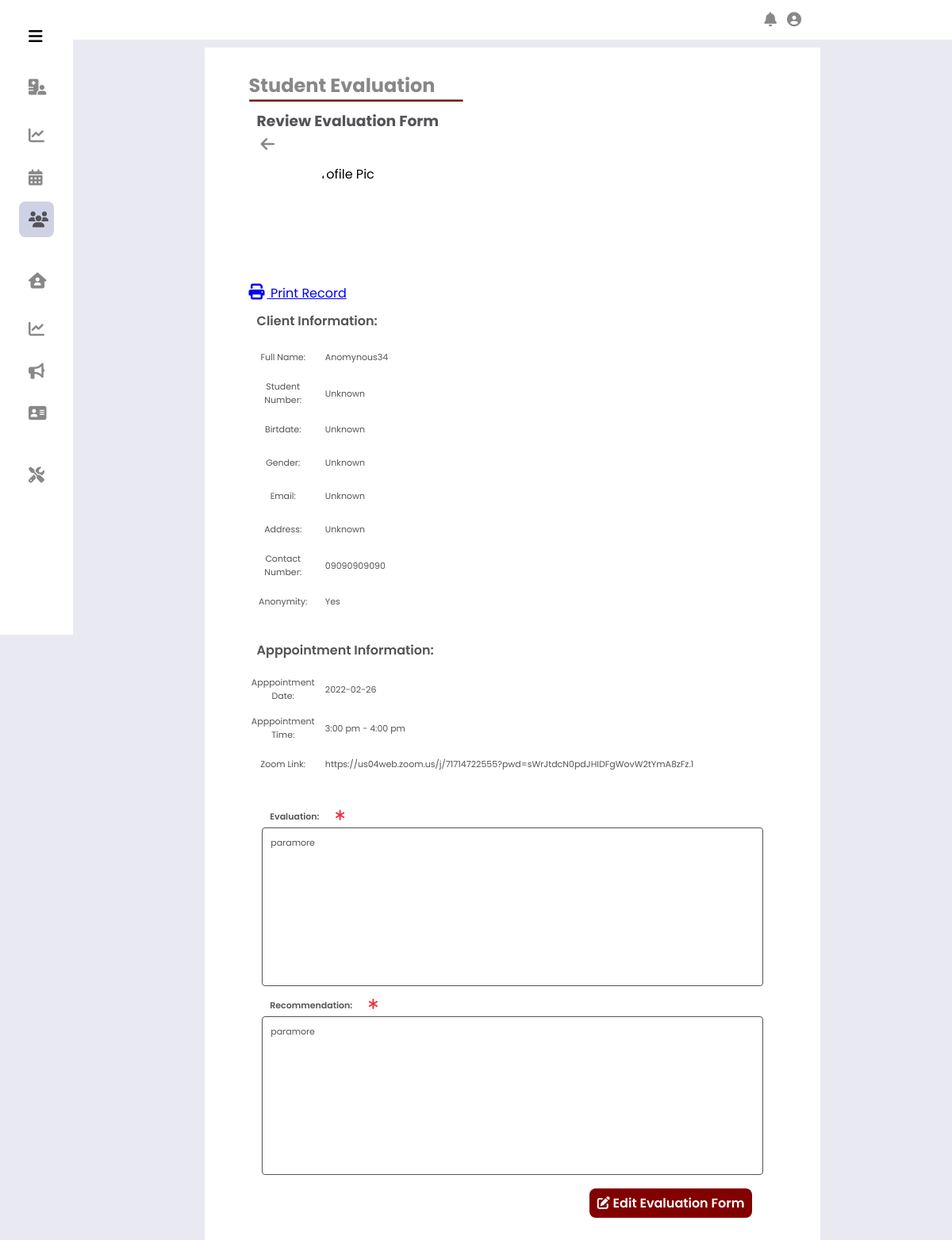
The page /Administrator/Counceling Client Review Evaulation/?a_id=75 (signed in) on the database its author committed.
### tables this page shows
CREATE TABLE IF NOT EXISTS `schedules` (
  `id` int NOT NULL AUTO_INCREMENT,
  `anonymity` varchar(255) NOT NULL,
  `title` varchar(255) NOT NULL,
  `email_add` varchar(255) NOT NULL,
  `client_id` int NOT NULL,
  `app_date` date NOT NULL,
  `start_app` datetime NOT NULL,
  `end_app` datetime NOT NULL,
  `stat` varchar(255) NOT NULL,
  `remarks` int NOT NULL,
  `reason` text,
  `cancel_id` int DEFAULT NULL,
  `cancel_reason` text,
  `CounseZLink` text,
  PRIMARY KEY (`id`),
  KEY `appointSched_clientID` (`client_id`),
  KEY `appointSched_evaluator` (`remarks`)
);

CREATE TABLE IF NOT EXISTS `clientaccountinfo` (
  `ClientAccountID` int NOT NULL AUTO_INCREMENT,
  `ClientFirstName` varchar(255) NOT NULL,
  `ClientMiddleName` varchar(255) DEFAULT NULL,
  `ClientLastName` varchar(255) NOT NULL,
  `ClientSuffix` varchar(50) DEFAULT NULL,
  `ClientStudentNo` varchar(15) NOT NULL,
  `RoleID` int NOT NULL,
  `ClientBDay` date NOT NULL,
  `ClientAddress` text NOT NULL,
  `ClientContactNo` varchar(25) NOT NULL,
  `ClientGuardian` varchar(255) NOT NULL,
  `ClientGuardianNo` varchar(25) NOT NULL,
  `ClientEmailAdd` varchar(255) NOT NULL,
  `ClientPassword` varchar(32) NOT NULL,
  `ClientGenderID` int NOT NULL,
  `code` varchar(255) DEFAULT NULL,
  PRIMARY KEY (`ClientAccountID`),
  KEY `gender_role` (`ClientGenderID`),
  KEY `user_role` (`RoleID`)
);

CREATE TABLE IF NOT EXISTS `forevaluation` (
  `eval_id` int NOT NULL AUTO_INCREMENT,
  `evaluator_id` int NOT NULL,
  `appointment_id` int NOT NULL,
  `evaluation` text NOT NULL,
  `recommendation` text NOT NULL,
  PRIMARY KEY (`eval_id`),
  KEY `evaluator_AdminAcc` (`evaluator_id`),
  KEY `appointSched_ForEvaluation` (`appointment_id`)
);

### Administrator/Counceling Client Review Evaulation/index.php (the view, shortened to what this page needs)
<?php
    include_once('../includes/header.php');
    $a_id = $_GET['a_id'];
    $query = $conn->query("SELECT
    t1.id,
    t1.anonymity,
    t1.email_add,
    t1.stat,
    t1.app_date,
    t1.start_app,
    t1.end_app,
    t1.CounseZLink,
    t2.ClientAccountID as cID,
    t2.ClientStudentNo as studNum,
    t2.ClientFirstName as firstName,
    t2.ClientMiddleName as middleName,
    t2.ClientLastName as lastName,
    t3.Description as gender,
    t2.ClientAddress as client_address,
    t2.ClientBDay as birthdate,
    t2.ClientContactNo as contact_num
     from schedules as t1
     INNER JOIN clientaccountinfo as t2 ON t1.client_id = t2.ClientAccountID
     INNER JOIN genderrole as t3 ON t2.ClientGenderID = t3.GenderID
     WHERE t1.id = '$a_id'");
    $row2 = mysqli_fetch_array($query);
    $appointmentID = $row2['id'];
    $anonymity = $row2['anonymity'];
    $cID = $row2['cID'];
    $contactnum = $row2['contact_num'];
    $app_date = $row2['app_date'];
    $start_app = $row2['start_app'];
    $nstart_app = date("g:i a", strtotime($start_app));
    $end_app = $row2['end_app'];
    $nend_app = date("g:i a", strtotime($end_app));
    $CounseZLink = $row2['CounseZLink'];
    if($anonymity != 'Yes'){
        $email_add = $row2['email_add'];
        $studNum = $row2['studNum'];
        $fname = $row2['firstName'].' '.$row2['middleName'].' '.$row2['lastName'];
        $gender = $row2['gender'];
        $address = $row2['client_address'];
        $birthday = $row2['birthdate'];
        $sql_fetchpic = mysqli_query($conn, "SELECT PictureFilename from clientprofilepictureinfo WHERE ClientAccountID = '$cID' AND UsedStatus = TRUE ");
        while($detailpic = mysqli_fetch_assoc($sql_fetchpic))
        {
            $directory = "../../assets/user_profile_pic/client/";
            $prof_pic = $detailpic['PictureFilename'];
        }
        $profile_pic = "<img class='prof_pic' id='prof_pic' src='$directory,$studNum/$prof_pic' alt='Profile Pic'>";
    }
    elseif($anonymity == 'Yes'){
        $email_add = 'Unknown';
        $studNum = 'Unknown';
        $fname = "Anomynous$cID";
        $gender = 'Unknown';
        $address = 'Unknown';
        $birthday = 'Unknown';
        $profile_pic = "<img class='prof_pic' id='prof_pic' src='../../assets/user_profile_pic/default_user.jpg' alt='Profile Pic'>";
    }
    $sql_fetch44 = mysqli_query($conn, "SELECT * from forevaluation WHERE appointment_id = '$a_id'");
    while($row44 = mysqli_fetch_assoc($sql_fetch44))
    {
        $eval = $row44['evaluation']; $recom = $row44['recommendation'];
    }
?>
    <div class="body_container">
        <div class="content">
            <div class="title">
                <h1>Student Evaluation</h1>
                <hr>
            </div>
            <div class="subcontent">
                    <h3 class="subtitle">Review Evaluation Form</h3>
                        <a href="../Administrator Profile/" class="acc_bttn"><i class="fas fa-arrow-left"></i></a>
                        <div class="profile_pic">
                            <div id="prof_pic_div">
                                <?php echo $profile_pic; ?>
                            </div>
                        </div>
                        <div class="records_print_bttn">
                            <a href="#" onclick="window.print();" class="bttn" id="print_record_btn" >
                                <i class="fas fa-print"></i>
                                Print Record
                            </a>
                        </div>
                        <h4>Client Information:</h4>
                        <div class="input_group">
                            <div class="input_container">
                                <label for="#" class="label">Full Name: </label>
                                <div class="input" id="input_fst_name">
                                    <input class="input-field" type="text" value="<?= $fname ?>" name="fst_name" id="fst_name" readonly>
                                </div>
                            </div>
                            <div class="input_container">
                                <label for="#" class="label">Student Number: </label>
                                <div class="input " id="input_mid_name">
                                    <input class="input-field" type="text" value="<?= $studNum ?>" name="mid_name" id="mid_name" readonly>
                                </div>
                            </div>
                            <div class="input_container">
                                <label for="#" class="label">Birtdate: </label>
                                <div class="input " id="input_mid_name">
                                    <input class="input-field" type="text" value="<?= $birthday ?>" name="mid_name" id="mid_name" readonly>
                                </div>
                            </div>
                            <div class="input_container">
                                <label for="#" class="label">Gender: </label>
                                <div class="input " id="input_last_name">
                                    <input class="input-field" type="text" value="<?= $gender ?>" name="last_name" id="last_name" readonly>
                                </div>
                            </div>
                            <div class="input_container">
                                <label for="#" class="label">Email: </label>
                                <div class="input " id="input_admin_email">
                                    <input class="input-field" type="text" value="<?= $email_add ?>" name="admin_email" id="admin_email" readonly>
                                </div>
                            </div>
                            <div class="input_container">
                                <label for="#" class="label">Address: </label>
                                <div class="input " id="input_add">
                                    <input class="input-field " type="" value="<?= $address ?>" name="add" id="add" readonly>
                                </div>
                            </div>
                            <div class="input_container">
                                <label for="#" class="label">Contact Number: </label>
                                <div class="input " id="input_admin_contact">
                                    <input class="input-field" type="text" value="<?= $contactnum ?>" name="admin_contact" id="admin_contact" readonly>
                                </div>
                            </div>
                            <div class="input_container">
                                <label for="#" class="label">Anonymity: </label>
                                <div class="input " id="input_admin_contact">
                                    <input class="input-field" type="text" value="<?= $anonymity ?>" name="admin_contact" id="admin_contact" readonly>
                                </div>
                            </div>
                        </div>
                        <h4>Apppointment Information:</h4>
                        <div class="input_group">
                            <div class="input_container">
                                <label for="#" class="label">Apppointment Date: </label>
                                <div class="input " id="input_mid_name">
                                    <input class="input-field" type="text" value="<?php echo $app_date ?>" name="mid_name" id="mid_name" readonly>
                                </div>
                            </div>
                            <div class="input_container">
                                <label for="#" class="label">Apppointment Time: </label>
                                <div class="input " id="input_mid_name">
                                    <input class="input-field" type="text" value="<?= $nstart_app.' - '.$nend_app ?>" name="mid_name" id="mid_name" readonly>
                                </div>
                            </div>
                            <div class="input_container link">
                                <label for="#" class="label">Zoom Link: </label>
                                <div class="input " id="input_mid_name">
                                    <input class="input-field" type="text" value="<?= $CounseZLink ?>" name="mid_name" id="mid_name" readonly>
                                </div>
                            </div>
                        </div>
                        <div class ="resize">
                        <div class="input_group">
                            <div class="eval">
                                <label for="#" class="label">Evaluation: </label>
                                <i class="fa-solid fa-asterisk"></i>
                                <div class="input " id="input_fst_name">
                                    <textarea class="input-field evalInput" placeholder="Evaluation of this Apppointment" name="evaluation" id="evaluation" readonly><?= $eval ?></textarea>
                                </div>
                            </div>
                            <div class="eval">
                                <label for="#" class="label">Recommendation: </label>
                                <i class="fa-solid fa-asterisk"></i>
                                <div class="input " id="input_fst_name">
                                    <textarea class="input-field evalInput" placeholder="Recommendation of this Apppointment" name="recommendation" id="recommendation" readonly><?= $recom ?></textarea>
                                </div>
                            </div>
                        </div>
                        <div class="action_content">
                            <a href="../Counceling Client Edit Evaulation/?a_id=<?php echo $appointmentID; ?>" class= "bttn" id="submit"> <i class="fa-solid fa-pen-to-square"></i> Edit Evaluation Form</a>
                        </div>
                                </div>
            </div>
        </div>
    </div>
</body>
</html>

### Administrator/includes/css/side_nav.css (style rules this page uses)
:root { --nav-width: 92px; --button-color-font-icon: rgb(136, 136, 136); --button-hover-color-font-icon: rgb(84, 83, 87); --button-hover-bg: rgb(207 210 229); --color-content0-bg: white; --body-color: rgb(209, 209, 209); --normal-font-size: 1rem; --small-font-size: .875rem; --z-index: 100; }
* { margin: 0; padding: 0; box-sizing: border-box; font-family: 'Poppins',sans-serif; }
body { margin: 0; position: relative; padding: 0 0 0 5.75rem; transition: .5s; background-color: #e9eaf1; }
h1 { margin: 0; }
.fas { font-size: 1.25rem; margin-right: 3px; }

### Administrator/includes/css/admin_navbar.css (style rules this page uses)
* { margin: 0; padding: 0; box-sizing: border-box; font-family: 'Poppins',sans-serif; }
:root { --nav-width: 92px; --button-color-font-icon: rgb(136, 136, 136); --button-hover-color-font-icon: rgb(84, 83, 87); --button-hover-bg: rgb(160, 160, 160); --color-content0-bg: white; --maroong-content-bg: #810000; --maroong-content-hover: #630000; --body-color: rgb(209, 209, 209); --dark--color: #45474b; --blue-color: #2a88e6; --normal-font-size: 1rem; --small-font-size: .875rem; --meduim-font-size: 15px; }
body { position: relative; background-color: #e9eaf1; }

### Administrator/includes/css/maintenance.css (style rules this page uses)
:root { --nav-width: 92px; --button-color-font-icon: rgb(136, 136, 136); --button-hover-color-font-icon: rgb(84, 83, 87); --button-hover-bg: rgb(160, 160, 160); --color-content0-bg: white; --maroong-content-bg: #810000; --maroong-content-hover: #630000; --body-color: rgb(209, 209, 209); --normal-font-size: 1rem; --small-font-size: .875rem; --meduim-font-size: 15px; }
* { margin: 0; padding: 0; box-sizing: border-box; font-family: 'Poppins',sans-serif; }
.body_container { display: flex; align-items: center; justify-content: center; padding-top: 50px; padding-bottom: 10px; }
.content { background-color: var(--color-content0-bg); margin-top: 10px; padding: 30px 5% 30px; width: 70%; height: auto; }
.content .title { width: 220px; }
.title h1 { font-size: 1.5rem; color: var(--button-color-font-icon); display: inline-block; }
.title hr { border-bottom: 2px solid var(--maroong-content-bg); }
.content .subcontent { width: 100%; height: auto; padding-bottom: 20px; }

### Administrator/includes/css/modal_placement.css (style rules this page uses)
:root { --nav-width: 92px; --button-color-font-icon: rgb(136, 136, 136); --button-hover-color-font-icon: rgb(84, 83, 87); --button-hover-bg: rgb(160, 160, 160); --color-content0-bg: white; --maroong-content-bg: #810000; --maroong-content-hover: #630000; --body-color: rgb(209, 209, 209); --normal-font-size: 1rem; --small-font-size: .875rem; --meduim-font-size: 15px; }
* { margin: 0; padding: 0; box-sizing: border-box; font-family: 'Poppins',sans-serif; }

### Administrator/includes/css/modal_upload_placement.css (style rules this page uses)
:root { --nav-width: 92px; --button-color-font-icon: rgb(136, 136, 136); --button-hover-color-font-icon: rgb(84, 83, 87); --button-hover-bg: rgb(160, 160, 160); --color-content0-bg: white; --maroong-content-bg: #810000; --maroong-content-hover: #630000; --body-color: rgb(209, 209, 209); --normal-font-size: 1rem; --small-font-size: .875rem; --meduim-font-size: 15px; }
* { margin: 0; padding: 0; box-sizing: border-box; font-family: 'Poppins',sans-serif; }

### rows shown on the page
schedules: fst_name "Anomynous34", mid_name "Unknown", last_name "Unknown", admin_email "Unknown", add "Unknown", admin_contact "09090909090", admin_contact "Yes", mid_name "2022-02-26", mid_name "3:00 pm - 4:00 pm", mid_name "https://us04web.zoom.us/j/71714722555?pwd=sWrJtdcN0pdJHIDFgWovW2tYmA8zFz.1"
forevaluation: evaluation "paramore", recommendation "paramore"
